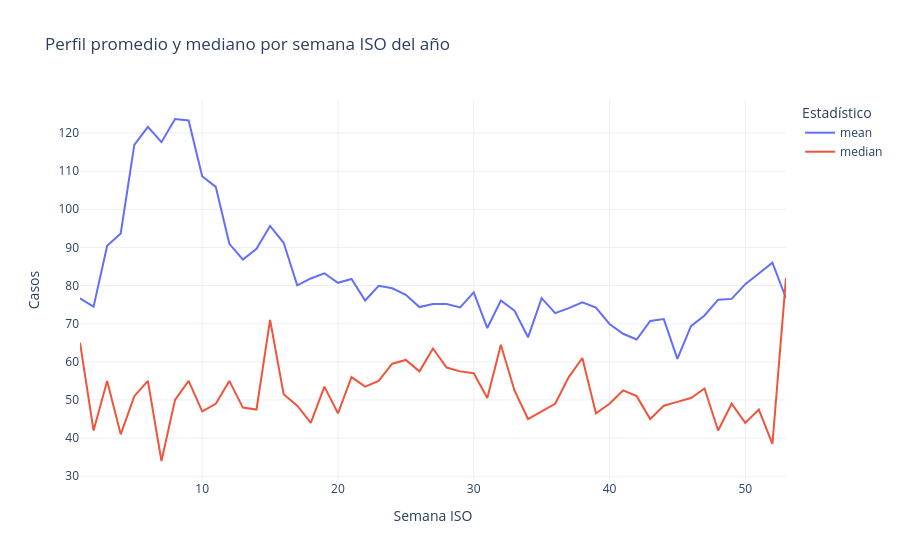

Notebook code cell kept with this figure:
### Code cell
# Segmentación por semana del año para observar patrón intra-anual
seasonal_profile = weekly.groupby('semana_iso')['casos'].agg(['mean','median','std','count'])
seasonal_profile['cv'] = seasonal_profile['std'] / seasonal_profile['mean']

display(seasonal_profile.head())

fig = px.line(
    seasonal_profile.reset_index(), x='semana_iso', y=['mean','median'],
    title='Perfil promedio y mediano por semana ISO del año',
    labels={'semana_iso': 'Semana ISO', 'value': 'Casos', 'variable': 'Estadístico'}
)
fig.update_layout(template='plotly_white')
fig.show()

### Figure 1 — Plotly figure (JSON) as saved in the notebook; plotly's stock layout.template omitted (floating-point values rounded to 4 significant figures)
{"data": [{"hovertemplate": "Estadístico=mean<br>Semana ISO=%{x}<br>Casos=%{y}<extra></extra>", "legendgroup": "mean", "line": {"color": "#636efa", "dash": "solid"}, "marker": {"symbol": "circle"}, "mode": "lines", "name": "mean", "orientation": "v", "showlegend": true, "type": "scatter", "x": [1, 2, 3, 4, 5, 6, 7, 8, 9, 10, 11, 12, 13, 14, 15, 16, 17, 18, 19, 20, 21, 22, 23, 24, 25, 26, 27, 28, 29, 30, 31, 32, 33, 34, 35, 36, 37, 38, 39, 40, 41, 42, 43, 44, 45, 46, 47, 48, 49, 50, 51, 52, 53], "xaxis": "x", "y": [76.67, 74.47, 90.4, 93.67, 116.9, 121.6, 117.6, 123.7, 123.3, 108.7, 105.9, 90.93, 86.8, 89.64, 95.64, 91.21, 80.07, 81.86, 83.21, 80.71, 81.71, 76.07, 79.93, 79.29, 77.57, 74.36, 75.14, 75.14, 74.29, 78.21, 68.86, 76.07, 73.43, 66.43, 76.71, 72.79, 74.07, 75.57, 74.21, 69.93, 67.36, 65.86, 70.71, 71.21, 60.79, 69.36, 72.14, 76.29, 76.5, 80.36, 83.14, 86.0, 76.67], "yaxis": "y"}, {"hovertemplate": "Estadístico=median<br>Semana ISO=%{x}<br>Casos=%{y}<extra></extra>", "legendgroup": "median", "line": {"color": "#EF553B", "dash": "solid"}, "marker": {"symbol": "circle"}, "mode": "lines", "name": "median", "orientation": "v", "showlegend": true, "type": "scatter", "x": [1, 2, 3, 4, 5, 6, 7, 8, 9, 10, 11, 12, 13, 14, 15, 16, 17, 18, 19, 20, 21, 22, 23, 24, 25, 26, 27, 28, 29, 30, 31, 32, 33, 34, 35, 36, 37, 38, 39, 40, 41, 42, 43, 44, 45, 46, 47, 48, 49, 50, 51, 52, 53], "xaxis": "x", "y": [65.0, 42.0, 55.0, 41.0, 51.0, 55.0, 34.0, 50.0, 55.0, 47.0, 49.0, 55.0, 48.0, 47.5, 71.0, 51.5, 48.5, 44.0, 53.5, 46.5, 56.0, 53.5, 55.0, 59.5, 60.5, 57.5, 63.5, 58.5, 57.5, 57.0, 50.5, 64.5, 52.5, 45.0, 47.0, 49.0, 56.0, 61.0, 46.5, 49.0, 52.5, 51.0, 45.0, 48.5, 49.5, 50.5, 53.0, 42.0, 49.0, 44.0, 47.5, 38.5, 82.0], "yaxis": "y"}], "layout": {"legend": {"title": {"text": "Estadístico"}, "tracegroupgap": 0}, "title": {"text": "Perfil promedio y mediano por semana ISO del año"}, "xaxis": {"anchor": "y", "domain": [0, 1], "title": {"text": "Semana ISO"}}, "yaxis": {"anchor": "x", "domain": [0, 1], "title": {"text": "Casos"}}}}
